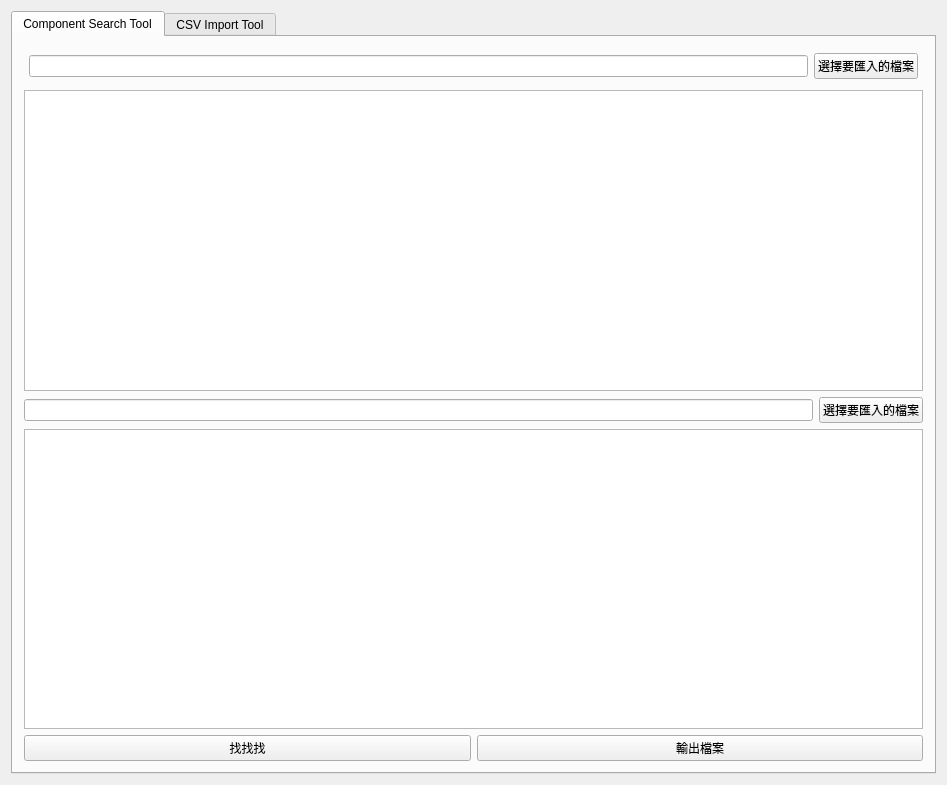
<?xml version="1.0" encoding="UTF-8"?>
<ui version="4.0">
 <class>MainWidget</class>
 <widget class="QWidget" name="MainWidget">
  <property name="geometry">
   <rect>
    <x>0</x>
    <y>0</y>
    <width>947</width>
    <height>785</height>
   </rect>
  </property>
  <property name="sizePolicy">
   <sizepolicy hsizetype="Expanding" vsizetype="Expanding">
    <horstretch>0</horstretch>
    <verstretch>0</verstretch>
   </sizepolicy>
  </property>
  <property name="windowTitle">
   <string>MainWidget</string>
  </property>
  <layout class="QVBoxLayout" name="verticalLayout_2">
   <item>
    <widget class="QTabWidget" name="tabWidget">
     <property name="currentIndex">
      <number>0</number>
     </property>
     <widget class="QWidget" name="tabComponent">
      <attribute name="title">
       <string>Component Search Tool</string>
      </attribute>
      <layout class="QGridLayout" name="gridLayout_2">
       <item row="1" column="0">
        <layout class="QVBoxLayout" name="ComponentLayout" stretch="1,10,1,10,0">
         <property name="sizeConstraint">
          <enum>QLayout::SetMinimumSize</enum>
         </property>
         <item>
          <layout class="QHBoxLayout" name="horizontalLayout_6">
           <property name="leftMargin">
            <number>5</number>
           </property>
           <property name="topMargin">
            <number>5</number>
           </property>
           <property name="rightMargin">
            <number>5</number>
           </property>
           <property name="bottomMargin">
            <number>5</number>
           </property>
           <item>
            <widget class="QLineEdit" name="txtImportFileName1"/>
           </item>
           <item>
            <widget class="QPushButton" name="btnSelectFile1">
             <property name="text">
              <string>選擇要匯入的檔案</string>
             </property>
            </widget>
           </item>
          </layout>
         </item>
         <item>
          <widget class="QTableWidget" name="twCSV1">
           <attribute name="horizontalHeaderShowSortIndicator" stdset="0">
            <bool>true</bool>
           </attribute>
          </widget>
         </item>
         <item>
          <layout class="QHBoxLayout" name="horizontalLayout_7">
           <item>
            <widget class="QLineEdit" name="txtImportFileName2"/>
           </item>
           <item>
            <widget class="QPushButton" name="btnSelectFile2">
             <property name="text">
              <string>選擇要匯入的檔案</string>
             </property>
            </widget>
           </item>
          </layout>
         </item>
         <item>
          <widget class="QTableWidget" name="twCSV2"/>
         </item>
         <item>
          <layout class="QHBoxLayout" name="horizontalLayout_8">
           <item>
            <widget class="QPushButton" name="btnSearch">
             <property name="text">
              <string>找找找</string>
             </property>
            </widget>
           </item>
           <item>
            <widget class="QPushButton" name="btnOutput">
             <property name="text">
              <string>輸出檔案</string>
             </property>
            </widget>
           </item>
          </layout>
         </item>
        </layout>
       </item>
      </layout>
     </widget>
     <widget class="QWidget" name="tabImport">
      <attribute name="title">
       <string>CSV Import Tool</string>
      </attribute>
      <layout class="QGridLayout" name="gridLayout">
       <item row="0" column="0">
        <layout class="QVBoxLayout" name="mainLayout" stretch="1,1,1,1,10,1">
         <property name="sizeConstraint">
          <enum>QLayout::SetMinimumSize</enum>
         </property>
         <item>
          <layout class="QHBoxLayout" name="horizontalLayout">
           <property name="leftMargin">
            <number>5</number>
           </property>
           <property name="topMargin">
            <number>5</number>
           </property>
           <property name="rightMargin">
            <number>5</number>
           </property>
           <property name="bottomMargin">
            <number>5</number>
           </property>
           <item>
            <widget class="QLineEdit" name="txtImportFileName"/>
           </item>
           <item>
            <widget class="QPushButton" name="btnSelectFile">
             <property name="text">
              <string>選擇要匯入的檔案</string>
             </property>
            </widget>
           </item>
          </layout>
         </item>
         <item>
          <layout class="QHBoxLayout" name="horizontalLayout_4">
           <property name="leftMargin">
            <number>5</number>
           </property>
           <property name="topMargin">
            <number>5</number>
           </property>
           <property name="rightMargin">
            <number>5</number>
           </property>
           <property name="bottomMargin">
            <number>5</number>
           </property>
           <item>
            <widget class="QLineEdit" name="txtSupplierImportFileName"/>
           </item>
           <item>
            <widget class="QPushButton" name="btnSupplierSelectFile">
             <property name="text">
              <string>選擇Supplier List檔案</string>
             </property>
            </widget>
           </item>
           <item>
            <widget class="QPushButton" name="btnSupplierImported">
             <property name="text">
              <string>已匯入Supplier(0)筆</string>
             </property>
            </widget>
           </item>
          </layout>
         </item>
         <item>
          <layout class="QHBoxLayout" name="horizontalLayout_2" stretch="2,0,0,0,0">
           <property name="leftMargin">
            <number>5</number>
           </property>
           <property name="topMargin">
            <number>5</number>
           </property>
           <property name="rightMargin">
            <number>5</number>
           </property>
           <property name="bottomMargin">
            <number>5</number>
           </property>
           <item>
            <widget class="QPushButton" name="btnImport">
             <property name="sizePolicy">
              <sizepolicy hsizetype="MinimumExpanding" vsizetype="Fixed">
               <horstretch>0</horstretch>
               <verstretch>0</verstretch>
              </sizepolicy>
             </property>
             <property name="autoFillBackground">
              <bool>false</bool>
             </property>
             <property name="text">
              <string>開始匯入</string>
             </property>
            </widget>
           </item>
           <item>
            <widget class="QCheckBox" name="chkSpace">
             <property name="sizePolicy">
              <sizepolicy hsizetype="Fixed" vsizetype="Fixed">
               <horstretch>0</horstretch>
               <verstretch>0</verstretch>
              </sizepolicy>
             </property>
             <property name="text">
              <string/>
             </property>
             <property name="checked">
              <bool>true</bool>
             </property>
            </widget>
           </item>
           <item>
            <widget class="QPushButton" name="btnErrorSpace">
             <property name="autoFillBackground">
              <bool>false</bool>
             </property>
             <property name="styleSheet">
              <string notr="true">background-color: rgb(255,0, 0);padding:10px;border:none</string>
             </property>
             <property name="text">
              <string>包含空白</string>
             </property>
             <property name="flat">
              <bool>false</bool>
             </property>
            </widget>
           </item>
           <item>
            <widget class="QCheckBox" name="chkLower">
             <property name="sizePolicy">
              <sizepolicy hsizetype="Fixed" vsizetype="Fixed">
               <horstretch>0</horstretch>
               <verstretch>0</verstretch>
              </sizepolicy>
             </property>
             <property name="text">
              <string/>
             </property>
             <property name="checked">
              <bool>true</bool>
             </property>
            </widget>
           </item>
           <item>
            <widget class="QPushButton" name="btnErrorLower">
             <property name="styleSheet">
              <string notr="true">background-color: rgb(0,0255,0);padding:10px;border:none</string>
             </property>
             <property name="text">
              <string>包含小寫</string>
             </property>
            </widget>
           </item>
          </layout>
         </item>
         <item>
          <layout class="QHBoxLayout" name="horizontalLayout_5">
           <item>
            <widget class="QCheckBox" name="chkChar">
             <property name="sizePolicy">
              <sizepolicy hsizetype="Fixed" vsizetype="Fixed">
               <horstretch>0</horstretch>
               <verstretch>0</verstretch>
              </sizepolicy>
             </property>
             <property name="text">
              <string/>
             </property>
             <property name="checked">
              <bool>true</bool>
             </property>
            </widget>
           </item>
           <item>
            <widget class="QPushButton" name="btnErrorChar">
             <property name="styleSheet">
              <string notr="true">background-color: rgb(0,0, 255);padding:10px;border:none;color:white;</string>
             </property>
             <property name="text">
              <string>包含特數字元</string>
             </property>
            </widget>
           </item>
           <item>
            <widget class="QCheckBox" name="chkComma">
             <property name="sizePolicy">
              <sizepolicy hsizetype="Fixed" vsizetype="Fixed">
               <horstretch>0</horstretch>
               <verstretch>0</verstretch>
              </sizepolicy>
             </property>
             <property name="text">
              <string/>
             </property>
             <property name="checked">
              <bool>true</bool>
             </property>
            </widget>
           </item>
           <item>
            <widget class="QPushButton" name="btnErrorComma">
             <property name="styleSheet">
              <string notr="true">background-color: rgb(255,255, 0);padding:10px;border:none</string>
             </property>
             <property name="text">
              <string>包含逗號</string>
             </property>
            </widget>
           </item>
           <item>
            <widget class="QCheckBox" name="chkCriticalPart">
             <property name="sizePolicy">
              <sizepolicy hsizetype="Fixed" vsizetype="Fixed">
               <horstretch>0</horstretch>
               <verstretch>0</verstretch>
              </sizepolicy>
             </property>
             <property name="text">
              <string/>
             </property>
             <property name="checked">
              <bool>true</bool>
             </property>
            </widget>
           </item>
           <item>
            <widget class="QPushButton" name="btnErrorCriticalPart">
             <property name="styleSheet">
              <string notr="true">background-color: rgb(0,255,255);padding:10px;border:none</string>
             </property>
             <property name="text">
              <string>Critical Part</string>
             </property>
            </widget>
           </item>
           <item>
            <widget class="QCheckBox" name="chkSupplier">
             <property name="sizePolicy">
              <sizepolicy hsizetype="Fixed" vsizetype="Fixed">
               <horstretch>0</horstretch>
               <verstretch>0</verstretch>
              </sizepolicy>
             </property>
             <property name="text">
              <string/>
             </property>
             <property name="checked">
              <bool>true</bool>
             </property>
            </widget>
           </item>
           <item>
            <widget class="QPushButton" name="btnErrorSupplier">
             <property name="styleSheet">
              <string notr="true">background-color: rgb(255,0,255);padding:10px;border:no;</string>
             </property>
             <property name="text">
              <string>Supplier List</string>
             </property>
            </widget>
           </item>
          </layout>
         </item>
         <item>
          <widget class="QTableWidget" name="twCSV">
           <attribute name="horizontalHeaderShowSortIndicator" stdset="0">
            <bool>true</bool>
           </attribute>
          </widget>
         </item>
         <item>
          <layout class="QHBoxLayout" name="horizontalLayout_3">
           <item>
            <widget class="QPushButton" name="btnCheck">
             <property name="text">
              <string>開始檢查</string>
             </property>
            </widget>
           </item>
           <item>
            <widget class="QPushButton" name="btnFixError">
             <property name="text">
              <string>修正錯誤</string>
             </property>
            </widget>
           </item>
           <item>
            <widget class="QPushButton" name="btnExport">
             <property name="text">
              <string>輸出檔案</string>
             </property>
            </widget>
           </item>
           <item>
            <widget class="QPushButton" name="btnOneClickExport">
             <property name="text">
              <string>一鍵完成</string>
             </property>
            </widget>
           </item>
          </layout>
         </item>
        </layout>
       </item>
      </layout>
     </widget>
    </widget>
   </item>
  </layout>
 </widget>
 <layoutdefault spacing="6" margin="11"/>
 <resources/>
 <connections/>
</ui>
